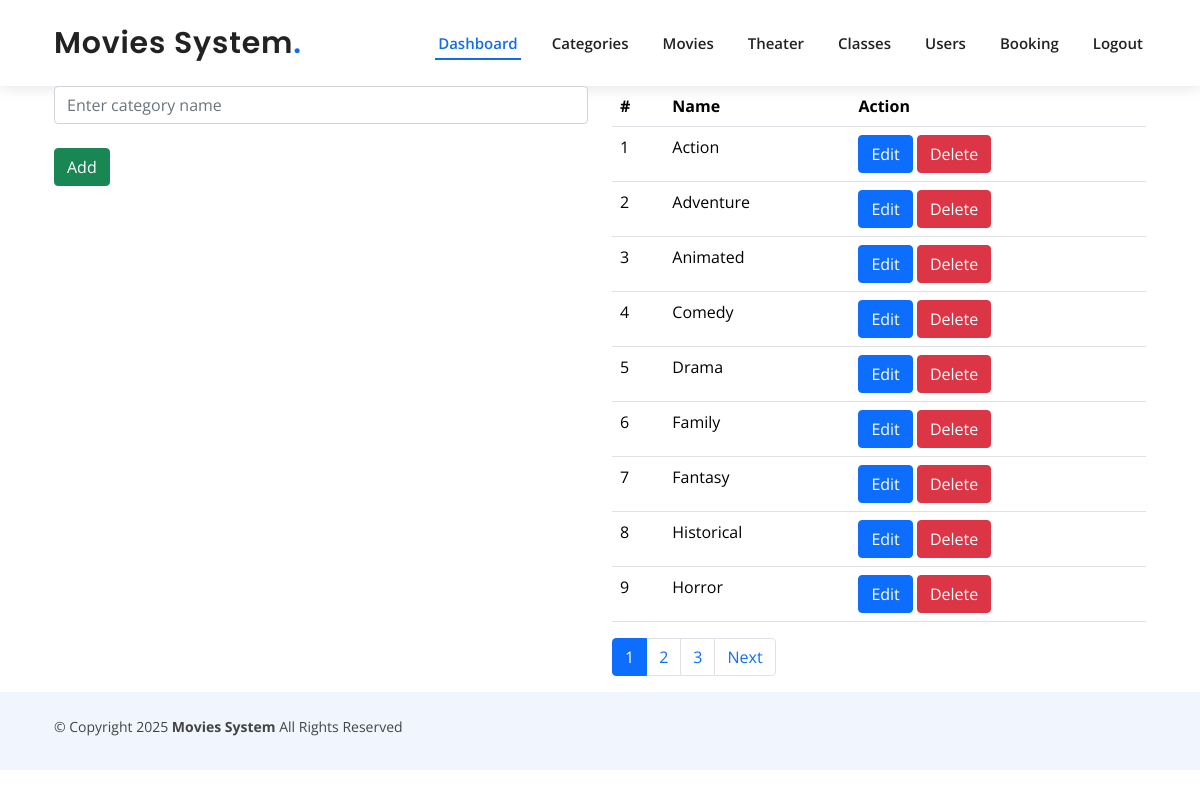
Screenshot of /admin/categories.php (signed in) with the database file from the repository.
### tables this page shows
CREATE TABLE IF NOT EXISTS `categories` (
  `catid` int NOT NULL AUTO_INCREMENT,
  `catname` varchar(50) NOT NULL,
  PRIMARY KEY (`catid`)
);

### admin/categories.php (the view, shortened to what this page needs)
<?php
include('connect.php');
$limit = 9;
$page = isset($_GET['page']) ? (int)$_GET['page'] : 1;
$offset = ($page - 1) * $limit;
$total_query = "SELECT COUNT(*) as total FROM `categories`";
$total_result = mysqli_query($con, $total_query);
$total_row = mysqli_fetch_assoc($total_result);
$total_records = $total_row['total'];
$total_pages = ceil($total_records / $limit);
$sql = "SELECT * FROM `categories` LIMIT $limit OFFSET $offset";
$res = mysqli_query($con, $sql);
$editdata = null;
?>
<!DOCTYPE html>
<html lang="en">
<head>
    <link href="assets/vendor/bootstrap/css/bootstrap.min.css" rel="stylesheet">
</head>
<body>
    <?php include('header.php'); ?>
    <div class="container">
        <div class="row">
            <div class="col-lg-6">
                <form action="categories.php" method="post">
                    <div class="form-group mb-4">
                        <input type="text" class="form-control" name="catname" value="<?= isset($editdata) ? htmlspecialchars($editdata['catname']) : '' ?>" placeholder="Enter category name" required>
                    </div>
                    <div class="form-group">
                        <?php if (isset($editdata)) : ?>
                            <input type="submit" class="btn btn-info" value="Update" name="update">
                        <?php else : ?>
                            <input type="submit" class="btn btn-success" value="Add" name="add">
                        <?php endif; ?>
                    </div>
                </form>
            </div>
            <div class="col-lg-6">
                <table class="table">
                    <tr>
                        <th>#</th>
                        <th>Name</th>
                        <th>Action</th>
                    </tr>
                    <?php
                    if (mysqli_num_rows($res) > 0) {
                        while ($data = mysqli_fetch_array($res)) {
                    ?>
                            <tr>
                                <td><?= htmlspecialchars($data['catid']) ?></td>
                                <td><?= htmlspecialchars($data['catname']) ?></td>
                                <td>
                                    <a href="categories.php?editid=<?= $data['catid'] ?>" class="btn btn-primary">Edit</a>
                                    <a href="categories.php?deleteid=<?= $data['catid'] ?>" class="btn btn-danger">Delete</a>
                                </td>
                            </tr>
                    <?php
                        }
                    } else {
                        echo '<tr><td colspan="3">No categories found.</td></tr>';
                    }
                    ?>
                </table>
                <nav>
                    <ul class="pagination">
                        <?php for ($i = 1; $i <= $total_pages; $i++): ?>
                            <li class="page-item <?= ($i == $page) ? 'active' : '' ?>">
                                <a class="page-link" href="?page=<?= $i ?>"><?= $i ?></a>
                            </li>
                        <?php endfor; ?>
                        <?php if ($page < $total_pages): ?>
                            <li class="page-item">
                                <a class="page-link" href="?page=<?= $page + 1 ?>">Next</a>
                            </li>
                        <?php endif; ?>
                    </ul>
                </nav>
            </div>
        </div>
    </div>
    <?php include('footer.php'); ?>
</body>
</html>

### assets/css/style.css (style rules this page uses)
body { font-family: "Open Sans", sans-serif; color: #444444; }
a { color: #106eea; text-decoration: none; }

### rows the page displays
categories: catid "1", catname "Action"
categories: catid "2", catname "Adventure"
categories: catid "3", catname "Animated"
categories: catid "4", catname "Comedy"
categories: catid "5", catname "Drama"
categories: catid "6", catname "Family"
categories: catid "7", catname "Fantasy"
categories: catid "8", catname "Historical"
categories: catid "9", catname "Horror"
